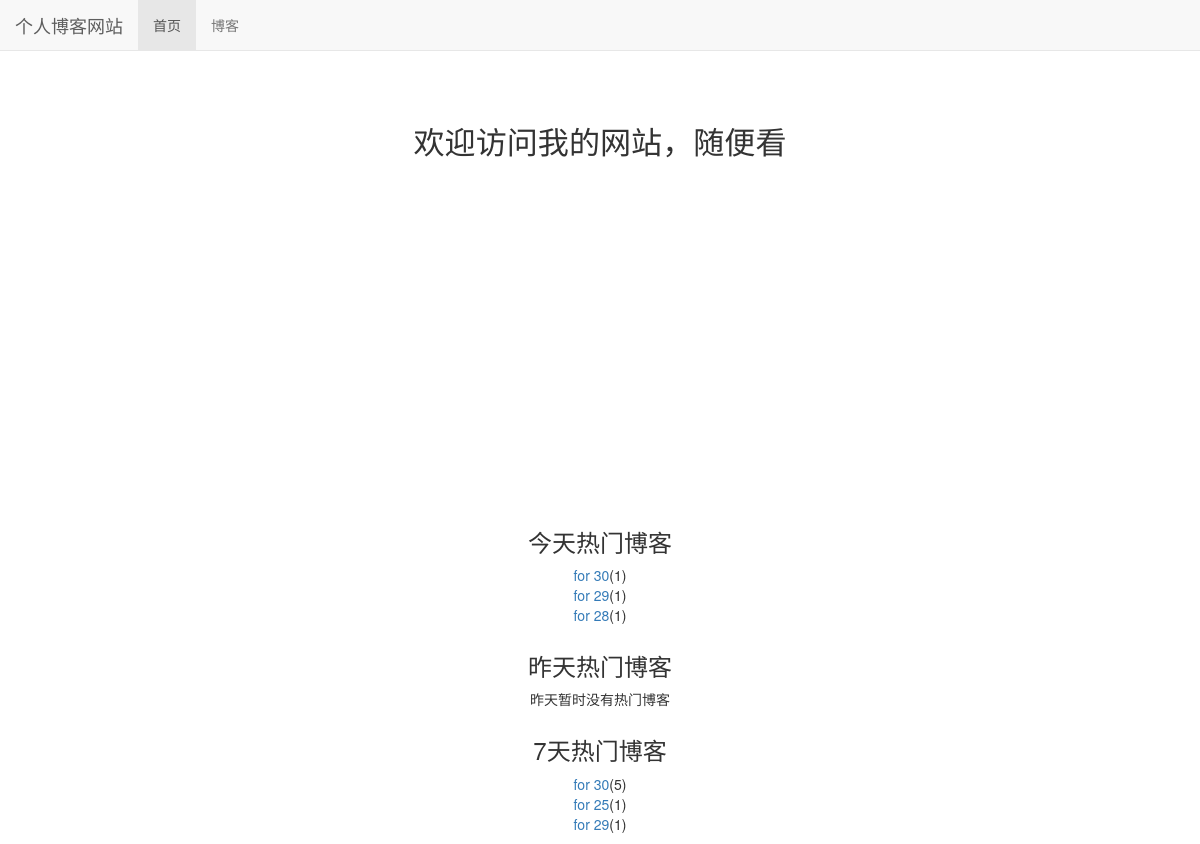
The page / on the database its author committed.
### read_statistics/models.py (models this page shows)
class ReadDetail(models.Model):
    date = models.DateField(default=timezone.now)
    read_num = models.IntegerField(default=0)
    content_type = models.ForeignKey(ContentType, on_delete=models.DO_NOTHING)
    object_id = models.PositiveIntegerField()
    content_object = GenericForeignKey('content_type', 'object_id')

### blog/models.py (models this page shows, shortened)
class Blog(models.Model,ReadNumExpandMethod):
    title = models.CharField(max_length=50)
    blog_type = models.ForeignKey(BlogType,on_delete=models.DO_NOTHING)
    content = RichTextUploadingField()
    author = models.ForeignKey(User,on_delete=models.DO_NOTHING)
    read_details = GenericRelation(ReadDetail)
    created_time = models.DateTimeField(auto_now_add=True)
    last_updated_time = models.DateTimeField(auto_now=True)
    class Meta:
        ordering = ['-created_time']

### mysite/views.py (the view)
# urls.py: 2. Add a URL to urlpatterns:  path('', views.home, name='home')
def home(request):
    blog_content_type = ContentType.objects.get_for_model(Blog)
    dates,read_nums = get_seven_days_read_data(blog_content_type)
    hot_blogs_for_7_days = cache.get('hot_blogs_for_7_days')
    if hot_blogs_for_7_days is None:
        hot_blogs_for_7_days = get_7_days_hot_blogs()
        cache.set('hot_blogs_for_7_days',hot_blogs_for_7_days,3600)
    context={}
    context['dates'] = dates
    context['read_nums'] = read_nums
    context['today_hot_data'] = get_today_hot_data(blog_content_type)
    context['yesterday_hot_data'] = get_yesterday_hot_data(blog_content_type)
    context['hot_blogs_for_7_days'] = get_7_days_hot_blogs()
    return render(request,'home.html',context)

### mysite/views.py (called while the page is built)
def get_7_days_hot_blogs():
    today = timezone.now().date()
    date = today - datetime.timedelta(days=7)
    blogs = Blog.objects.filter(read_details__date__lt=today,read_details__date__gte=date).values('id','title').annotate(read_num_sum=Sum('read_details__read_num')).order_by('-read_num_sum')
    return blogs[:7]

### read_statistics/utils.py (called while the page is built)
def get_seven_days_read_data(content_type):
    today = timezone.now().date()
    dates = []
    read_nums = []
    for i in range(7,0,-1):
        date = today - datetime.timedelta(days=i)
        dates.append(date.strftime('%m/%d'))
        read_details = ReadDetail.objects.filter(content_type=content_type,date=date)
        result = read_details.aggregate(read_num_sum=Sum('read_num'))
        read_nums.append(result['read_num_sum'] or 0)
    return dates,read_nums

def get_today_hot_data(content_type):
    today = timezone.now().date()
    read_details = ReadDetail.objects.filter(content_type=content_type,date=today).order_by('-read_num')
    return read_details[:7]  #limit

def get_yesterday_hot_data(content_type):
    today = timezone.now().date()
    yesterday = today - datetime.timedelta(days=1)
    read_details = ReadDetail.objects.filter(content_type=content_type,date=yesterday).order_by('-read_num')
    return read_details[:7]

### templates/home.html (shortened to what this page needs)
{% extends 'base.html' %}
{% load staticfiles %}
{% block header_extends %}
    <link rel="stylesheet" type="text/css" href="{% static 'home.css' %}"></link>
{% endblock %}
{% block nav_home_active %}active{% endblock %}
{% block content %}
    <h3 class="home-content">欢迎访问我的网站，随便看</h3>
    <div id="container"></div>
    <div class="hot-data">
        <h3>今天热门博客</h3>
        <ul>
            {% for hot_data in today_hot_data %}
                <li><a href="{% url 'blog_detail' hot_data.content_object.pk %}">{{ hot_data.content_object.title }}</a>({{ hot_data.read_num }})</li>
            {% empty %}
                <li>今天暂时没有热门博客</li>
            {% endfor %}
        </ul>
    </div>
    <div class="hot-data">
        <h3>昨天热门博客</h3>
        <ul>
            {% for hot_data in yesterday_hot_data %}
                <li><a href="{% url 'blog_detail' hot_data.content_object.pk %}">{{ hot_data.content_object.title }}</a>({{ hot_data.read_num }})</li>
            {% empty %}
                <li>昨天暂时没有热门博客</li>
            {% endfor %}
        </ul>
    </div>
    <div class="hot-data">
        <h3>7天热门博客</h3>
        <ul>
            {% for hot_blog in hot_blogs_for_7_days %}
                <li><a href="{% url 'blog_detail' hot_blog.id %}">{{ hot_blog.title }}</a>({{ hot_blog.read_num_sum }})</li>
            {% empty %}
                <li>7天暂时没有热门博客</li>
            {% endfor %}
        </ul>
    </div>
{% endblock %}

### static/base.css (style rules this page uses)
* { margin: 0; padding: 0; }
body { margin-top: 70px!important; }
ul { list-style-type: none; }

### static/home.css (style rules this page uses)
h3.home-content { font-size: 222%; text-align: center; margin-top: 4em; margin-bottom: 2em; }
div#container { margin: 0 auto; height: 20em; min-width: 20em; max-width: 30em; }
div.hot-data { text-align: center; margin-top: 2em; }

### rows shown on the page
ReadDetail: content_object "for 30", read_num "1"
ReadDetail: content_object "for 29", read_num "1"
ReadDetail: content_object "for 28", read_num "1"
Blog: title "for 29", read_num_sum "1"

### other values the page prints
{{ hot_blog.title }} "for 30" "for 25"
{{ hot_blog.read_num_sum }} "5" "1"
